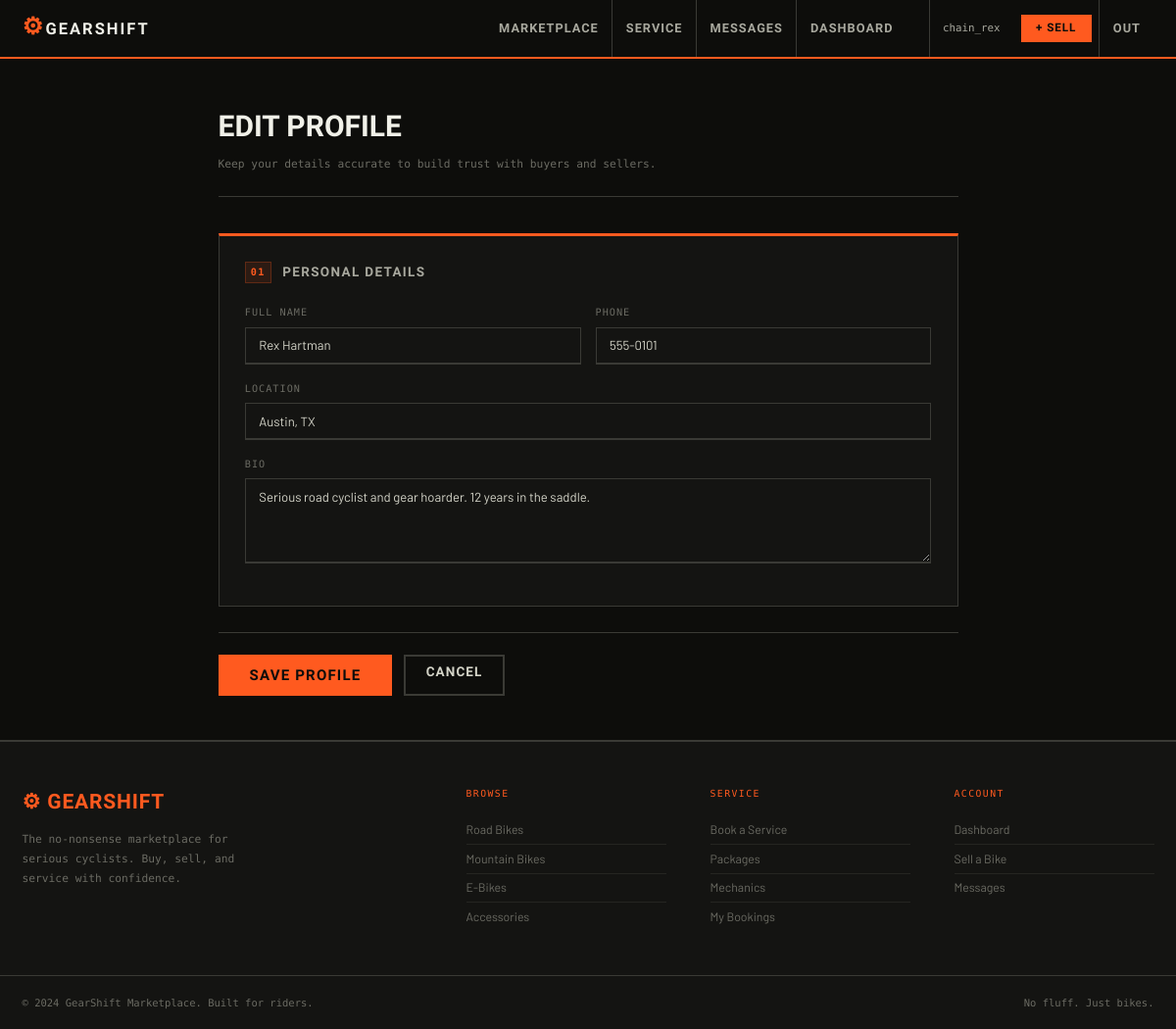
/profile/edit (signed in), run on the app's committed database.
### tables this page shows
CREATE TABLE users (
        id INTEGER PRIMARY KEY AUTOINCREMENT,
        username TEXT UNIQUE NOT NULL,
        email TEXT UNIQUE NOT NULL,
        password TEXT NOT NULL,
        full_name TEXT,
        phone TEXT,
        location TEXT,
        bio TEXT,
        avatar TEXT,
        rating REAL DEFAULT 4.5,
        reviews_count INTEGER DEFAULT 0,
        is_verified INTEGER DEFAULT 0,
        joined TIMESTAMP DEFAULT CURRENT_TIMESTAMP
    );

### app.py (the view, shortened to what this page needs)
@app.route('/profile/edit', methods=['GET', 'POST'])
def edit_profile():
    if not session.get('uid'):
        return redirect(url_for('login'))
    c = db()
    u = c.execute('SELECT * FROM users WHERE id=?', (session['uid'],)).fetchone()
    c.close()
    return render_template('edit_profile.html', u=u)

### app.py (called while the page is built)
def db():
    conn = sqlite3.connect('gearshift.db')
    conn.row_factory = sqlite3.Row
    return conn

@app.context_processor
def globals():
    unread = 0
    if session.get('uid'):
        c = db()
        unread = c.execute('SELECT COUNT(*) FROM messages WHERE receiver_id=? AND is_read=0', (session['uid'],)).fetchone()[0]
        c.close()
    return dict(uid=session.get('uid'), uname=session.get('uname'), unread=unread)

### templates/edit_profile.html
{% extends "base.html" %}{% block title %}Edit Profile — GearShift{% endblock %}
{% block content %}
<div class="form-page">
  <div class="form-page-title">Edit Profile</div>
  <div class="form-page-sub">Keep your details accurate to build trust with buyers and sellers.</div>
  <form method="POST">
    <div class="form-block">
      <div class="form-block-title"><span class="form-num">01</span> Personal Details</div>
      <div class="field-row">
        <div class="field"><label>Full Name</label><input type="text" name="full_name" class="input" value="{{ u.full_name or '' }}" placeholder="Alex Rider"></div>
        <div class="field"><label>Phone</label><input type="tel" name="phone" class="input" value="{{ u.phone or '' }}" placeholder="555-0100"></div>
      </div>
      <div class="field"><label>Location</label><input type="text" name="location" class="input" value="{{ u.location or '' }}" placeholder="Austin, TX"></div>
      <div class="field"><label>Bio</label><textarea name="bio" class="input" rows="4" placeholder="Tell buyers about your riding background, what you sell, grading standards...">{{ u.bio or '' }}</textarea></div>
    </div>
    <div class="form-bar">
      <button type="submit" class="btn btn-primary btn-lg">Save Profile</button>
      <a href="{{ url_for('dashboard') }}" class="btn btn-outline">Cancel</a>
    </div>
  </form>
</div>
{% endblock %}

### templates/base.html (shortened to what this page needs)
<!DOCTYPE html>
<html lang="en">
<head>
<link rel="stylesheet" href="{{ url_for('static', filename='css/main.css') }}">
</head>
<body>
<nav class="navbar">
  <div class="nav-inner">
    <a href="{{ url_for('index') }}" class="nav-logo">
      <span class="logo-icon">⚙</span>
      <span class="logo-text">GearShift</span>
    </a>
    <div class="nav-links">
      <a href="{{ url_for('browse') }}" class="nav-link">Marketplace</a>
      <a href="{{ url_for('service') }}" class="nav-link">Service</a>
      {% if uid %}
      <a href="{{ url_for('messages') }}" class="nav-link nav-badge-wrap">
        Messages {% if unread > 0 %}<span class="nav-badge">{{ unread }}</span>{% endif %}
      </a>
      <a href="{{ url_for('dashboard') }}" class="nav-link">Dashboard</a>
      {% endif %}
    </div>
    <div class="nav-right">
      {% if uid %}
        <span class="nav-user">{{ uname }}</span>
        <a href="{{ url_for('new_listing') }}" class="btn btn-primary btn-sm" style="margin:0 .5rem">+ Sell</a>
        <a href="{{ url_for('logout') }}" class="nav-link">Out</a>
      {% else %}
        <a href="{{ url_for('login') }}" class="nav-link">Sign In</a>
        <a href="{{ url_for('register') }}" class="btn btn-primary btn-sm" style="margin-left:.5rem">Join</a>
      {% endif %}
    </div>
  </div>
</nav>
<main>{% block content %}{% endblock %}</main>
<footer class="footer">
  <div class="footer-grid">
    <div class="footer-brand">
      <div class="footer-brand-name">⚙ GearShift</div>
      <p>The no-nonsense marketplace for serious cyclists. Buy, sell, and service with confidence.</p>
    </div>
    <div class="footer-col">
      <h5>Browse</h5>
      <a href="{{ url_for('browse') }}?category=Road Bike">Road Bikes</a>
      <a href="{{ url_for('browse') }}?category=Mountain Bike">Mountain Bikes</a>
      <a href="{{ url_for('browse') }}?category=E-Bike">E-Bikes</a>
      <a href="{{ url_for('browse') }}?category=Accessories">Accessories</a>
    </div>
    <div class="footer-col">
      <h5>Service</h5>
      <a href="{{ url_for('service') }}">Book a Service</a>
      <a href="{{ url_for('service') }}#packages">Packages</a>
      <a href="{{ url_for('service') }}#mechanics">Mechanics</a>
      <a href="{{ url_for('my_bookings') if uid else url_for('login') }}">My Bookings</a>
    </div>
    <div class="footer-col">
      <h5>Account</h5>
      {% if uid %}
      <a href="{{ url_for('dashboard') }}">Dashboard</a>
      <a href="{{ url_for('new_listing') }}">Sell a Bike</a>
      <a href="{{ url_for('messages') }}">Messages</a>
      {% else %}
      <a href="{{ url_for('register') }}">Create Account</a>
      <a href="{{ url_for('login') }}">Sign In</a>
      {% endif %}
    </div>
  </div>
  <div class="footer-bottom">
    <span>© 2024 GearShift Marketplace. Built for riders.</span>
    <span>No fluff. Just bikes.</span>
  </div>
</footer>
</body>
</html>

### data on the page
users: username "chain_rex", full_name "Rex Hartman", phone "555-0101", location "Austin, TX", bio "Serious road cyclist and gear hoarder. 12 years in the saddle."
